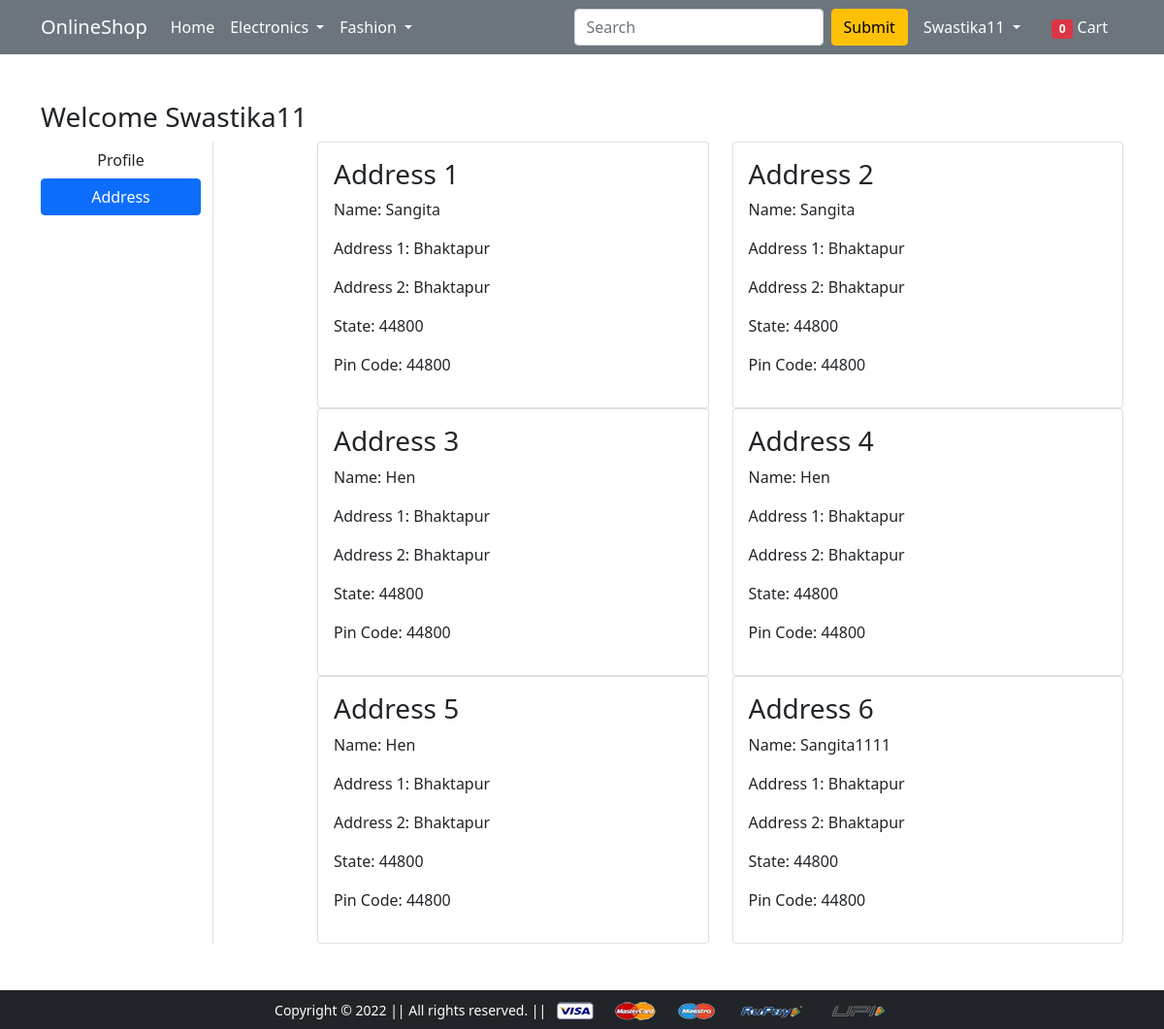
/address/ (signed in), run on the app's committed database.
### app/models.py (models this page shows, shortened)
class Customer(models.Model):
	user = models.ForeignKey(User, on_delete=models.CASCADE)
	name = models.CharField(max_length=200)
	locality = models.CharField(max_length=200)
	city = models.CharField(max_length=50)
	zipcode = models.IntegerField()
	state = models.CharField(choices=STATE_CHOICES, max_length=50)

### app/views.py (the view)
# urls.py: path('address/', views.address, name='address'),
@login_required
def address(request):
 totalitem = 0
 if request.user.is_authenticated:
			totalitem = len(Cart.objects.filter(user=request.user))
			add = Customer.objects.filter(user=request.user)
 return render(request, 'app/address.html', {'add':add, 'active':'btn-primary', 'totalitem':totalitem})

### app/templates/app/address.html (shortened to what this page needs)
{% extends 'app/base.html' %}
{% load static %}
{% block main-content %}
<div class="container my-5">
 <div class="row">
 <h3>Welcome <span class="text-capitalize">{{request.user}}</span></h3>
  <div class="col-sm-2 border-end">
   <ul class="list-unstyled">
    <li class="d-grid"><a href="{% url 'profile' %}" class="btn">Profile</a></li>
    <li class="d-grid"><a href="{% url 'address' %}" class="btn {{active}}">Address</a></li>
   </ul>
  </div>
  <div class="col-sm-9 offset-sm-1">
   <div class="row">
    {% for ad in add %}
    <div class="col-sm-6">
     <div class="card">
      <div class="card-body">
       <h3>Address {{forloop.counter}}</h3>
       <p>Name: {{ad.name}}</p>
       <p>Address 1: {{ad.locality}}</p>
       <p>Address 2: {{ad.city}}</p>
       <p>State: {{ad.zipcode}}</p>
       <p>Pin Code: {{ad.zipcode}}</p>
      </div>
     </div>
    </div>
    {% endfor %}
   </div>
  </div>
 </div>
</div>
{% endblock main-content %}

### app/templates/app/base.html (shortened to what this page needs)
<!doctype html>
{% load static %}
<html lang="en">
  <head>
    <link href="https://cdn.jsdelivr.net/npm/bootstrap@5.0.0-beta1/dist/css/bootstrap.min.css" rel="stylesheet">
    <link rel="stylesheet" href="{% static 'app/css/owl.carousel.min.css' %}">
    <link rel="stylesheet" href="{% static 'app/css/all.min.css' %}">
    <link rel="stylesheet" href="{% static 'app/css/style.css' %}">
  </head>
  <body>
    <nav class="navbar navbar-expand-lg navbar-dark bg-secondary">
     <div class="container">
       <a class="navbar-brand" href="/">OnlineShop</a>
       <div class="collapse navbar-collapse" id="navbarSupportedContent">
         <ul class="navbar-nav me-auto mb-2 mb-lg-0">
           <li class="nav-item">
             <a class="nav-link active" aria-current="page" href="/">Home</a>
           </li>
           <li class="nav-item dropdown">
             <a class="nav-link dropdown-toggle text-white" href="#" id="electronicsDropdown" role="button" data-bs-toggle="dropdown" aria-expanded="false">
               Electronics
             </a>
           </li>
           <li class="nav-item dropdown">
             <a class="nav-link dropdown-toggle text-white" href="#" id="fashionDropdown" role="button" data-bs-toggle="dropdown" aria-expanded="false">
               Fashion
             </a>
           </li>
         </ul>
         <form class="d-flex">
           <input class="form-control me-2" type="search" placeholder="Search" aria-label="Search">
           <button class="btn btn-warning" type="submit">Submit</button>
         </form>
         <div>
          <ul class="navbar-nav me-auto mb-2 mb-lg-0">
          {% if request.user.is_authenticated %}
           <li class="nav-item dropdown mx-2">
              <a class="nav-link dropdown-toggle text-white" href="#" id="profileDropdown" role="button" data-bs-toggle="dropdown" aria-expanded="false">
                {{request.user.username|capfirst}}
              </a>
            </li>
            <li class="nav-item mx-2">
             <a href="{% url 'showcart' %}" class="nav-link text-white"><span class="badge bg-danger">{{totalitem}}</span> Cart </a>
            </li>
          {% endif %}
          </ul>
         </div>
       </div>
     </div>
    </nav>
    {% block main-content %} {% endblock main-content %}
    <footer class="container-fluid bg-dark text-center p-2 mt-5">
        <small class="text-white">Copyright &copy; 2022 || All rights reserved. || </small>
        <img src="{% static 'app/images/payment.png' %}" alt="" srcset="" class="img-fluid" height="2px">
    </footer>
  </body>
</html>

### data on the page
Customer: name "Sangita", locality "Bhaktapur", city "Bhaktapur", zipcode "44800"
Customer: name "Sangita", locality "Bhaktapur", city "Bhaktapur", zipcode "44800"
Customer: name "Hen", locality "Bhaktapur", city "Bhaktapur", zipcode "44800"
Customer: name "Hen", locality "Bhaktapur", city "Bhaktapur", zipcode "44800"
Customer: name "Hen", locality "Bhaktapur", city "Bhaktapur", zipcode "44800"
Customer: name "Sangita1111", locality "Bhaktapur", city "Bhaktapur", zipcode "44800"

### other printed values
{{ request.user.username|capfirst }} "Swastika11"
{{ totalitem }} "0"
{{ request.user }} "Swastika11"
